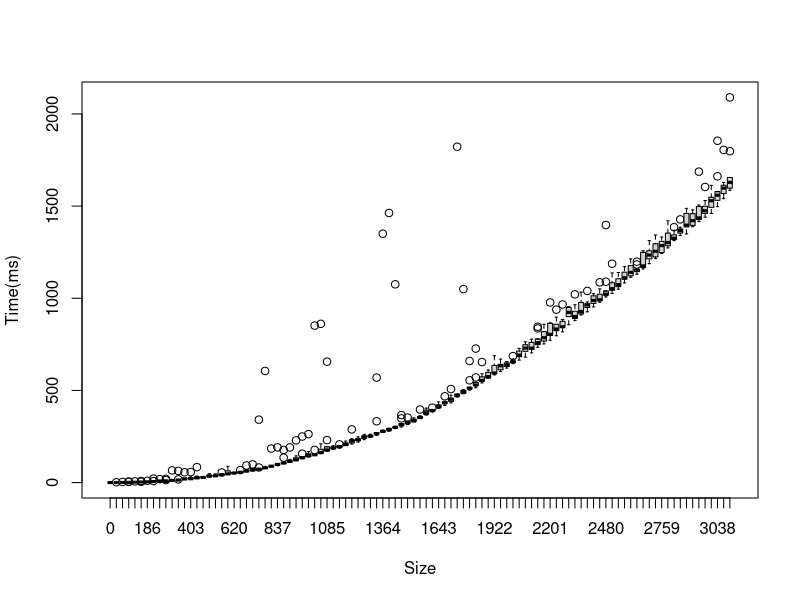

Generate this figure with R:
data <- read.csv(file="plan_size_vs_time.dat" ,head=TRUE,sep="\t")
setEPS()
postscript("plan_size_vs_time.eps")
boxplot(Z~X,data=data, xlab="Size", ylab="Time(ms)")
dev.off()
